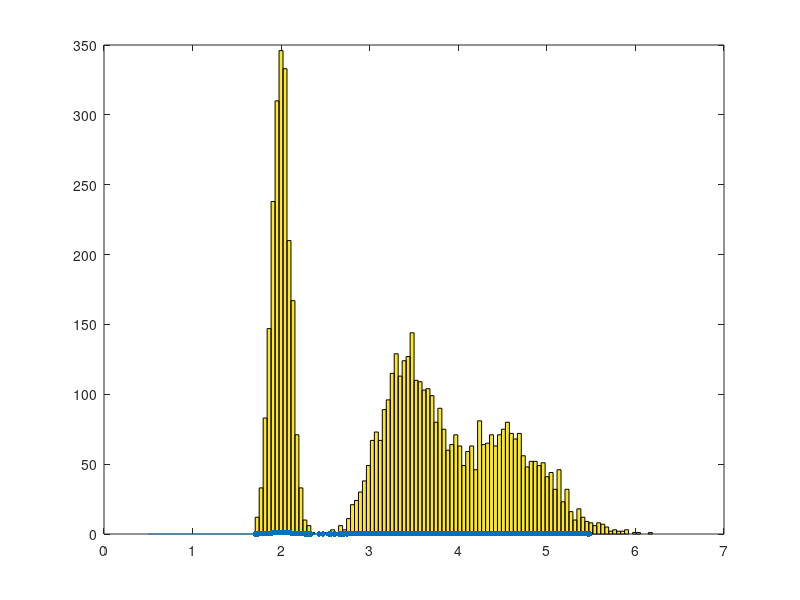
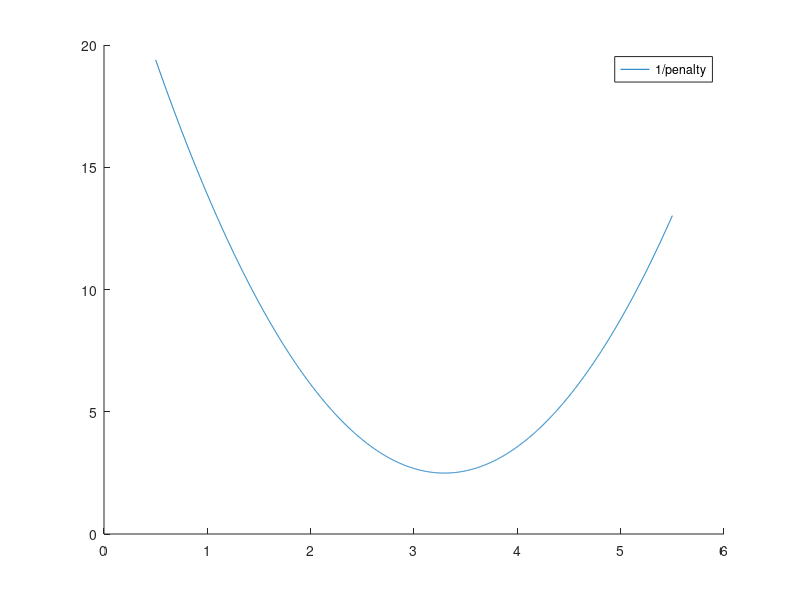

Reproduce these figures in MATLAB, in order. (Note: this script raises an error after producing the figures.)
%%% This suggests how to recover a pdf from MCMC. It's not perfect. 
% 1. Sort sampled velocity values v. 
% 2. Assume cumulative probability of getting the next higher v moves in
% equal steps. i.e. p_cumulative = interp1(v_sorted,linspace(0,1,nv) )
% 3. Get pdf from cumulative pdf using derivative. pdf = diff(pdf_cumulative) ./
% diff(v)
% 4. There will be some roughness due to imperfect sampling. We need to do
% smoothing. A big challenge here is the diff(v) in denominator... this
% makes things very instable if there was two very similar v values.
% I tried making v in two ways. 
% I tried using truly random v from normrnd. 
% This produces rough PDFs that need a lot of smoothing. 
% But, this is analogous to how MCMC really works. 
% I also tried making v with spacing determined by the pdf. Analytically,
% there was finer spacing where the pdf is higher. This returned almost
% perfect pdfs in the final plot. But, this isn't how MCMC really works...
% It does, however, demonstrate that this process is (at least partially)
% mathematically valid. 

figpath = '~/Documents/UCSB/ENAM/THBI_ENAM/figures/testing/hist_creation/'; 

nv = 2000; % Number of velocity in analytical pdf. 
n_samps = 2000; % Number of sampled velocities. An artificial MCMC result.
v = linspace(0.5, 5.5, nv)'; % V grid. 
sigma = 0.3; % Analytical error of v. 
mean_gaus = 3.4; % Analytical mean_gaus of v. 
smooth_window = .15; % How much to smooth final recovered pdf. In percent. 

pdf_an = exp(-(v-mean_gaus).^2./(2.*sigma.^2)); % Analytical pdf of velocity. 
pdf_an = pdf_an ./ trapz(v, pdf_an); % Normalize the pdf. 

pdf2 = true; 
pdf3 = true; 
if pdf2; 
    sigma2 = 0.1; 
    mean_gaus2 = 2; 
    pdf_an2 = exp(-(v-mean_gaus2).^2./(2.*sigma2.^2)); 
    pdf_an2 = pdf_an2 ./ trapz(v, pdf_an2); % Normalize the pdf. 
    pdf_an = pdf_an + pdf_an2; 
end 
if pdf3; 
    sigma3 = 0.5; 
    mean_gaus3 = 4.5; 
    pdf_an3 = exp(-(v-mean_gaus3).^2./(2.*sigma3.^2)); 
    pdf_an3 = pdf_an3 ./ trapz(v, pdf_an3); % Normalize the pdf. 
    pdf_an = pdf_an + pdf_an3; 
end 
pdf_an = pdf_an ./ trapz(v, pdf_an); % Normalize the pdf. 

pdf_cumulative = cumtrapz(v, pdf_an); % Cumulative pdf. 
v_samps = normrnd(mean_gaus, sigma, [n_samps,1]); % Random v that follows pdf. Analogous to MCMC output. 
if pdf2; 
    v_samps = [v_samps; normrnd(mean_gaus2, sigma2, [n_samps,1])]; 
end
if pdf3; 
    v_samps = [v_samps; normrnd(mean_gaus3, sigma3, [n_samps,1])]; 
end
v_samps = sort(v_samps); % Sort to make comparable to a cumulative pdf. 
p_v_samps = interp1(v, pdf_an, v_samps); % P for each sampled v (only for the smoothly distributed v). 

fprintf('You ended up with %1.0f samples. ', length(v_samps))

figure(2); clf; hold on; 
box on; 
hist(v_samps, 100)
plot(v, pdf_an, 'DisplayName','PDF  (analytical)')
scatter(v_samps, p_v_samps, 15, 'filled', 'DisplayName', 'Sampled V'); 

%% One attempt to get pdf of v, using differences between v and all sampled v. 
vpen = zeros(size(v)); % A "penalty" approach. 
for iv = 1:length(v);
    vi = v(iv); 
    vdiff = abs(vi - v_samps); 
    vdiff = vdiff.^2; % Square
    vpen(iv) = sum(vdiff); 
end

p_from_pen = 1./vpen; 
p_from_pen = p_from_pen /  (trapz(v, p_from_pen)); 
p_from_pen = p_from_pen /  (trapz(v, p_from_pen)); 

figure(3); clf; hold on; 
plot(v, 1./p_from_pen, 'DisplayName','1/penalty')
legend(); 

%% Cumulative probability style of recoverying pdf. 
% This almost works properly, and is very smooth, for a single Gaussian. It
% doesn't work for multiple gaussians sumed together though. 
prob_cum_vsamp = linspace(0, 1, length(v_samps))'; 
sort(v_samps); % SORT VSAMP!!! Is already done earlier, but left here for clarity. 
dv_p = diff(v_samps); % DV part of derivative. 
dv_p_n = length(dv_p); 
dv_p = [ones(size(dv_p)).*max(dv_p); dv_p; ones(size(dv_p)).*mean(dv_p(end-50:end))]; 
dv_p = smoothdata(dv_p, 'gaussian', n_samps .* smooth_window); 
dv_p = dv_p(dv_p_n+1:end-dv_p_n); 
dp_p = diff(prob_cum_vsamp); % Dp part of derivative. 
pv_recover = dp_p ./ dv_p; 
v_samp_recover = ( v_samps(1:end-1) + v_samps(2:end) ) ./ 2; % Because we loose one value doing derivative. 

%% Kernel density estimation, from Matlab. 
nptsksd = 100; % Number of points to use in estimating k density. I'm spacing it for now to have a point each 0.01 km/s
width_new = (max(v_samps) - min(v_samps)) / 100; 
% Test shows that width and numpoints are independent. Increasing num
% points doesn't mean you should change the width. 
[pv_k, v_k] = ksdensity(v_samps, 'width', width_new, 'NumPoints', nptsksd);%, 'Bandwidth',0.03); 
pv_k = pv_k / trapz(v_k, pv_k); 

%% Final plots. 
LW = 4; % Linewidths
figure(6); clf; hold on; 
set(gcf,'color', 'white'); 
histogram(v_samps, 100, 'Normalization', 'pdf', 'EdgeColor','auto'); 
plot(v_samp_recover, pv_recover, 'DisplayName','p(v) recovered','linewidth',LW); 
plot(v, pdf_an, 'DisplayName','p(v) analytical','linewidth',LW); 
plot(v, p_from_pen, 'DisplayName', 'p(v) from penalty approach.','linewidth',LW); 
plot(v_k, pv_k, 'DisplayName', 'p(v) kernel density estimation','linewidth',LW);      
this_title = sprintf('Compare analytical pdf, to pdf recovered from samples.\n Smooth window = %1.1f%%',...
    smooth_window*100); 
title(this_title, 'FontWeight','normal'); 
box on; 
legend(); 
xlabel('v'); 
ylabel('p(v)'); 
grid on; 

exportgraphics(gcf, [figpath 'hist_extimations.pdf']); 

pdf_example = struct('v', v_k, 'p', pv_k); 